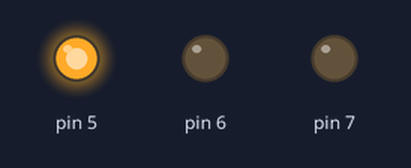
This sketch was run on a simulated Arduino Uno, built with avr-gcc and run on an emulated ATmega328P. Parts: output pins drawn as LEDs (lit = HIGH).

Above: at 2.5 s.
At 13.5 s:
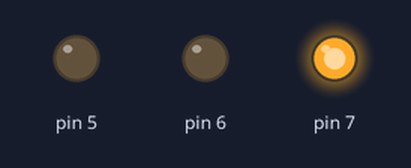
At 19.0 s:
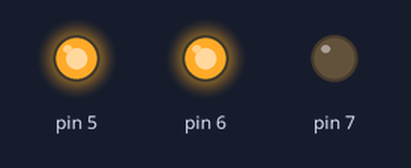
At 24.5 s:
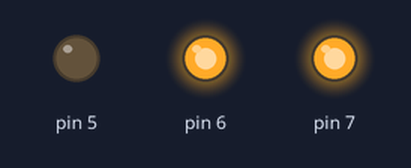
At 35.5 s:
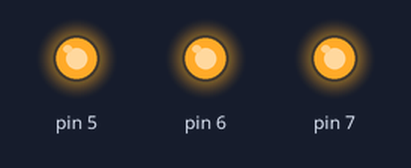
At 46.0 s:
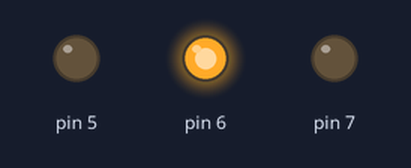
Timing chart, 0 to 49.4 s (numbered marks = the images above):
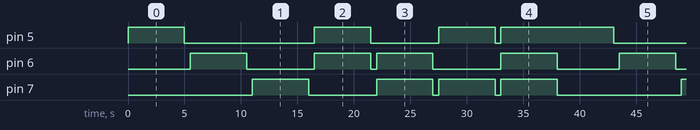

The sketch:

Pr_6_RGB_LED.ino
```cpp
/*rgb LED showing different color*/
void setup() {
 pinMode(5,OUTPUT);
 pinMode(6,OUTPUT);
 pinMode(7,OUTPUT);
}

void loop() {
  //RED
  digitalWrite(5,HIGH);
  digitalWrite(6,LOW);
  digitalWrite(7,LOW);
  delay(5000);
  digitalWrite(5,LOW);
  digitalWrite(6,LOW);
  digitalWrite(7,LOW);
  delay(500);

  //Green
  digitalWrite(5,LOW);
  digitalWrite(6,HIGH);
  digitalWrite(7,LOW);
  delay(5000);
  digitalWrite(5,LOW);
  digitalWrite(6,LOW);
  digitalWrite(7,LOW);
  delay(500);

  //Blue
  digitalWrite(5,LOW);
  digitalWrite(6,LOW);
  digitalWrite(7,HIGH);
  delay(5000);
  digitalWrite(5,LOW);
  digitalWrite(6,LOW);
  digitalWrite(7,LOW);
  delay(500);

  //combine Red and Green
  digitalWrite(5,HIGH);
  digitalWrite(6,HIGH);
  digitalWrite(7,LOW);
  delay(5000);
  digitalWrite(5,LOW);
  digitalWrite(6,LOW);
  digitalWrite(7,LOW);
  delay(500);

  //combine Green and Blue
  digitalWrite(5,LOW);
  digitalWrite(6,HIGH);
  digitalWrite(7,HIGH);
  delay(5000);
  digitalWrite(5,LOW);
  digitalWrite(6,LOW);
  digitalWrite(7,LOW);
  delay(500);

  //combine Red and Blue
  digitalWrite(5,HIGH);
  digitalWrite(6,LOW);
  digitalWrite(7,HIGH);
  delay(5000);
  digitalWrite(5,LOW);
  digitalWrite(6,LOW);
  digitalWrite(7,LOW);
  delay(500);

  //combine of RGB
  digitalWrite(5,HIGH);
  digitalWrite(6,HIGH);
  digitalWrite(7,HIGH);
  delay(5000);
  digitalWrite(5,LOW);
  digitalWrite(6,LOW);
  digitalWrite(7,LOW);

}
```

Measured:
- by itself, pin 5: repeats every 38.0 s: LOW 11.5 s, HIGH 5.0 s, LOW 6.0 s, HIGH 5.0 s, LOW 0.50 s, HIGH 10.0 s
- by itself, pin 6: repeats every 38.0 s: LOW 6.0 s, HIGH 5.0 s, LOW 0.50 s, HIGH 5.0 s, LOW 6.0 s, HIGH 5.0 s, LOW 5.5 s, HIGH 5.0 s
- by itself, pin 7: repeats every 38.0 s: LOW 6.0 s, 2 × (HIGH 5.0 s, LOW 0.50 s), HIGH 5.0 s, LOW 11.0 s, HIGH 5.0 s
